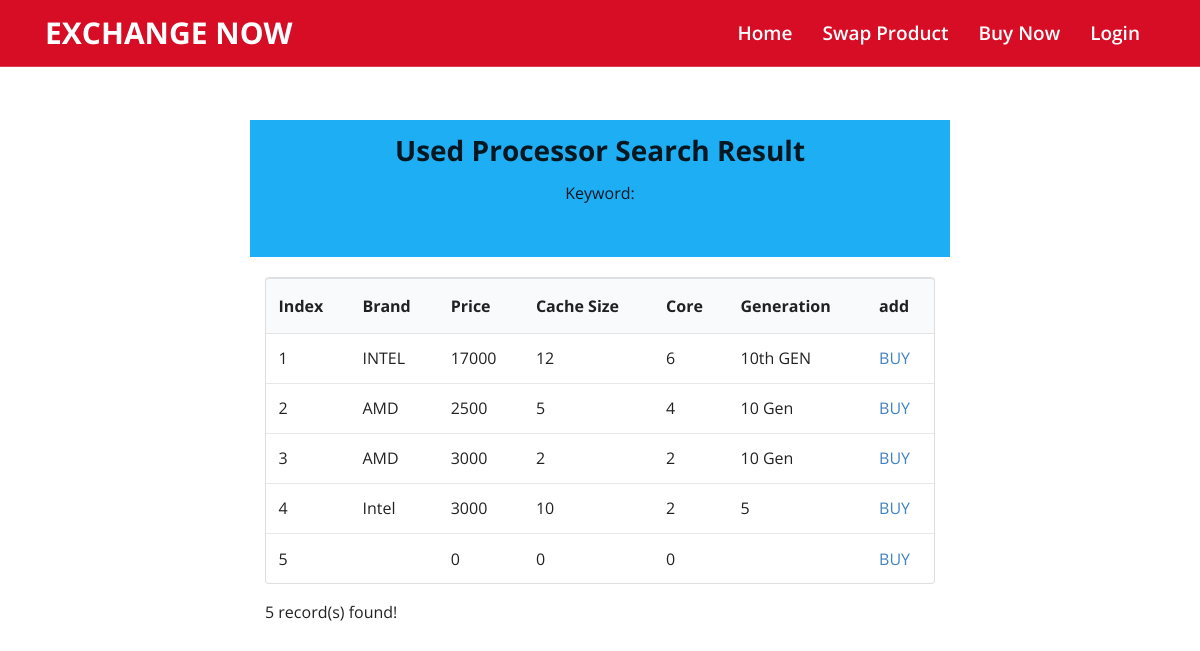
The page /exchange/buynow/used_processor_searchresult.php on the database its author committed.
### tables this page shows
CREATE TABLE `processor` (
  `P_ID` int(20) NOT NULL,
  `P_NAME` varchar(20) DEFAULT NULL,
  `P_PRICE` int(11) DEFAULT NULL,
  `CACHE_SIZE` int(11) DEFAULT NULL,
  `CORE` int(11) DEFAULT NULL,
  `P_TYPE` varchar(10) DEFAULT NULL,
  `P_CATAGORY` int(11) NOT NULL DEFAULT 0
);

### exchange/buynow/used_processor_searchresult.php (the view, shortened to what this page needs)
<!DOCTYPE html>
<html>
<head>
  <link rel="stylesheet" href="../css/fontawesome.css">
  <link rel="stylesheet" href="../css/owl.carousel.min.css">
  <link rel="stylesheet" href="../css/bootstrap.min.css">
  <link rel="stylesheet" href="../css/style.css">
  <link rel="stylesheet" href="../css/responsive.css">
  <link rel="stylesheet" href="../css/semantic.min.css">
   <?php require_once('../db_config.php'); ?>
   <?php $keyword = $_GET['keyword']; ?>
</head>
<body>
<header class="header fixed-top">
  <div class="container">
    <nav class="navbar navbar-expand-lg navbar-light">
       <a class="navbar-brand" href="../index.php"></span>Exchange Now</a>
      <div class="collapse navbar-collapse" id="collapsibleNavbar">
        <ul class="navbar-nav ml-auto">
         <li class="nav-item">
           <a class="nav-link active" href="../index.html"> Home</a>
         </li>
          <li class="nav-item">
           <a class="nav-link active" href="../customersell.html"> Swap Product</a>
         </li>
         <li class="nav-item">
           <a class="nav-link active" href="../buynow.php"> Buy Now</a>
         </li>
         <li class="nav-item">
           <a class="nav-link active" href="../login.php"> Login</a>
         </li>
       </ul>
      </div>
    </nav>
  </div>
</header>
<br>
<br>
<br><br>
<br><br>
</body>
<body>
  <div class="ui text container" style ="text-align: center; background-color: #1eaef4; padding: 1% ">
  <h1> Used Processor Search Result</h1>
  <p>Keyword:
  </p>
  <br>
  </div>
  <br>
  <?php
    $conn = new mysqli($servername, $username, $password, $dbname);
   $query = "SELECT * FROM `processor` WHERE P_CATAGORY =0 AND P_NAME LIKE '%$keyword%'";
    if ($result = $conn->query($query)) {
      printf('<div class="ui text container">');
      printf('<table class="ui unstackable table">');
      printf("<thead> <tr> <th>Index</th> <th>Brand</th> <th>Price</th> <th>Cache Size</th> <th>Core</th> <th>Generation</th> <th>add</th> </tr> </thead>");
      $index = 1;
        while ($row = $result->fetch_assoc()) {
            printf ('<tr> <td>%s</td> <td>%s</td> <td>%s</td> <td>%s</td> <td>%s</td> <td>%s</td> <td><a href=a href="../payment.php?price=%s">BUY</a> </td>
              </tr>', $index, $row["P_NAME"], $row["P_PRICE"], $row["CACHE_SIZE"], $row["CORE"], $row["P_TYPE"], $row["P_PRICE"]);
            $index++;
        }
        printf("</table>");
        printf("%d record(s) found!<br>", $result->num_rows);
      printf('</div>');
    }
    else
    {
      printf("No record found!");
    }
  ?>
</body>
</html>

### exchange/css/style.css (style rules this page uses)
* { margin: 0; padding: 0; outline: none; }
a { text-decoration: none!important; }
.header { border-bottom: 1px solid rgba(255,255,255,.2); background-color: #d70d25; }
.header .navbar { padding: 0; }
.header .navbar.navbar-light .navbar-brand { font-size: 30px; font-weight: 700; text-transform: uppercase; color: #ffffff; }
.header .navbar #collapsibleNavbar .nav-item .nav-link { color: #ffffff; font-size: 19px; text-transform: capitalize; font-weight: 600; padding: 20px 15px 20px; line-height: 26px; opacity: 0.6; }
.header .navbar #collapsibleNavbar .nav-item .nav-link.active { opacity: 1; }

### rows shown on the page
processor: P_NAME "INTEL", P_PRICE "17000", CACHE_SIZE "12", CORE "6", P_TYPE "10th GEN"
processor: P_NAME "AMD", P_PRICE "2500", CACHE_SIZE "5", CORE "4", P_TYPE "10 Gen"
processor: P_NAME "AMD", P_PRICE "3000", CACHE_SIZE "2", CORE "2", P_TYPE "10 Gen"
processor: P_NAME "Intel", P_PRICE "3000", CACHE_SIZE "10", CORE "2", P_TYPE "5"
processor: P_PRICE "0", CACHE_SIZE "0", CORE "0"

### other values the page prints
$result->num_rows "5"
